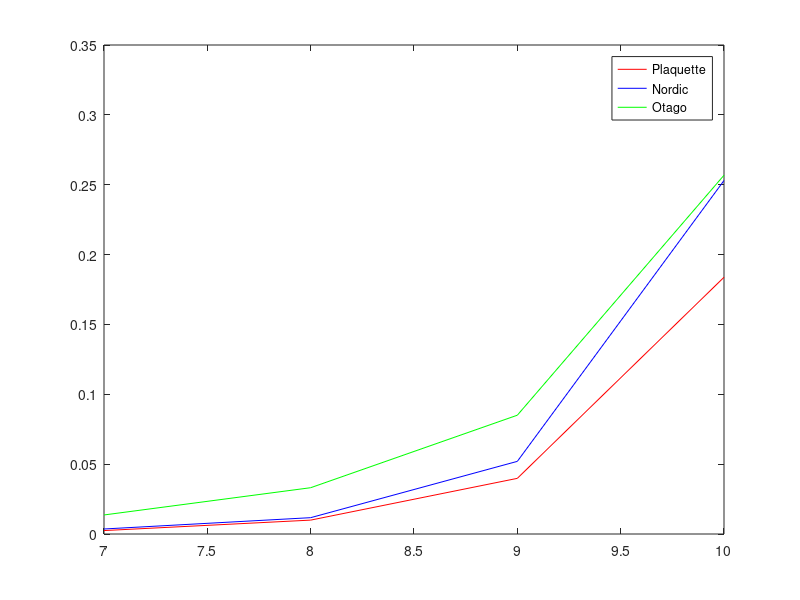

Here is the MATLAB script that generated this plot:
% Plot Times

Grid_128 = load('Data/Times_Grid_128');
Grid_256 = load('Data/Times_Grid_256');
Grid_512 = load('Data/Times_Grid_512');
Grid_1024 = load('Data/Times_Grid_1024');

xx = [128,256,512,1024];

y128 = Grid_128.Counting_Time;
y256 = Grid_256.Counting_Time;
y512 = Grid_512.Counting_Time;
y1024 = Grid_1024.Counting_Time;

Plaquette_time = [y128(1),y256(1),y512(1),y1024(1)];
Nordic_time = [y128(2),y256(2),y512(2),y1024(2)];
Otago_time = [y128(3),y256(3),y512(3),y1024(3)];

plot(log2(xx),Plaquette_time,'r',log2(xx),Nordic_time,'b', ...
    log2(xx),Otago_time,'g')
legend('Plaquette','Nordic','Otago')